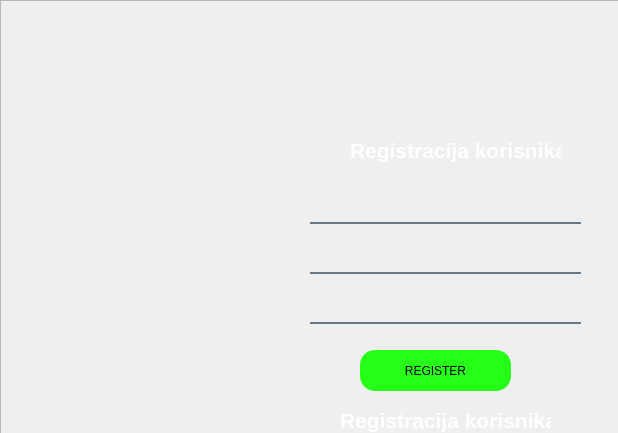
<?xml version="1.0" encoding="UTF-8"?>
<ui version="4.0">
 <class>Register</class>
 <widget class="QDialog" name="Register">
  <property name="geometry">
   <rect>
    <x>0</x>
    <y>0</y>
    <width>618</width>
    <height>433</height>
   </rect>
  </property>
  <property name="windowTitle">
   <string>Register</string>
  </property>
  <widget class="QFrame" name="frame">
   <property name="geometry">
    <rect>
     <x>0</x>
     <y>0</y>
     <width>621</width>
     <height>441</height>
    </rect>
   </property>
   <property name="frameShape">
    <enum>QFrame::StyledPanel</enum>
   </property>
   <property name="frameShadow">
    <enum>QFrame::Raised</enum>
   </property>
   <widget class="QLabel" name="label_4">
    <property name="geometry">
     <rect>
      <x>-100</x>
      <y>-40</y>
      <width>731</width>
      <height>671</height>
     </rect>
    </property>
    <property name="styleSheet">
     <string notr="true">border-image:url(:/new/prefix1/biciklo3.jpg);
border-radius:9px;</string>
    </property>
    <property name="text">
     <string/>
    </property>
   </widget>
   <widget class="QPushButton" name="pushButton">
    <property name="geometry">
     <rect>
      <x>360</x>
      <y>350</y>
      <width>151</width>
      <height>41</height>
     </rect>
    </property>
    <property name="styleSheet">
     <string notr="true">background:rgb(38, 255, 23);
border-radius: 15px;</string>
    </property>
    <property name="text">
     <string>REGISTER</string>
    </property>
   </widget>
   <widget class="QLineEdit" name="lineEdit_3">
    <property name="geometry">
     <rect>
      <x>310</x>
      <y>250</y>
      <width>271</width>
      <height>24</height>
     </rect>
    </property>
    <property name="styleSheet">
     <string notr="true">background-color:rgba(0,0,0,0);
border:none;
border-bottom:2px solid rgba(105,118,132,255);
color:white;
padding-bottom:9px;</string>
    </property>
   </widget>
   <widget class="QLineEdit" name="lineEdit_2">
    <property name="geometry">
     <rect>
      <x>310</x>
      <y>300</y>
      <width>271</width>
      <height>24</height>
     </rect>
    </property>
    <property name="styleSheet">
     <string notr="true">background-color:rgba(0,0,0,0);
border:none;
border-bottom:2px solid rgba(105,118,132,255);
color:white;
padding-bottom:9px;</string>
    </property>
   </widget>
   <widget class="QLineEdit" name="lineEdit_4">
    <property name="geometry">
     <rect>
      <x>310</x>
      <y>200</y>
      <width>271</width>
      <height>24</height>
     </rect>
    </property>
    <property name="styleSheet">
     <string notr="true">background-color:rgba(0,0,0,0);
border:none;
border-bottom:2px solid rgba(105,118,132,255);
color:white;
padding-bottom:9px;</string>
    </property>
   </widget>
   <widget class="QLabel" name="label">
    <property name="geometry">
     <rect>
      <x>350</x>
      <y>120</y>
      <width>211</width>
      <height>61</height>
     </rect>
    </property>
    <property name="font">
     <font>
      <pointsize>-1</pointsize>
      <italic>false</italic>
      <bold>false</bold>
     </font>
    </property>
    <property name="styleSheet">
     <string notr="true">color:white;
font:15px;</string>
    </property>
    <property name="text">
     <string>&lt;html&gt;&lt;head/&gt;&lt;body&gt;&lt;p&gt;&lt;span style=&quot; font-size:16pt; font-weight:700;&quot;&gt;Registracija korisnika&lt;/span&gt;&lt;/p&gt;&lt;/body&gt;&lt;/html&gt;</string>
    </property>
    <property name="textFormat">
     <enum>Qt::MarkdownText</enum>
    </property>
   </widget>
   <widget class="QLabel" name="label_2">
    <property name="geometry">
     <rect>
      <x>340</x>
      <y>390</y>
      <width>211</width>
      <height>61</height>
     </rect>
    </property>
    <property name="font">
     <font>
      <pointsize>-1</pointsize>
      <italic>false</italic>
      <bold>false</bold>
     </font>
    </property>
    <property name="styleSheet">
     <string notr="true">color:white;
font:15px;</string>
    </property>
    <property name="text">
     <string>&lt;html&gt;&lt;head/&gt;&lt;body&gt;&lt;p&gt;&lt;span style=&quot; font-size:16pt; font-weight:700;&quot;&gt;Registracija korisnika&lt;/span&gt;&lt;/p&gt;&lt;/body&gt;&lt;/html&gt;</string>
    </property>
    <property name="textFormat">
     <enum>Qt::MarkdownText</enum>
    </property>
   </widget>
  </widget>
 </widget>
 <resources/>
 <connections/>
</ui>
